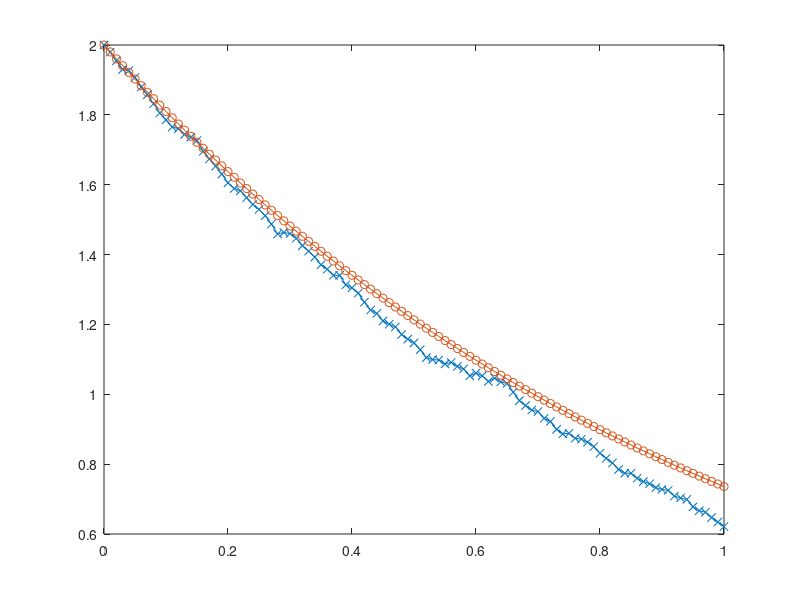

Here is the MATLAB script that generated this plot:
function MMS = euler()
  load("par.mat")
  for j = 1:n_iter
    #wiener process
    dW = sqrt(dt).*randn(1,N-1); 
    W = [0, cumsum(dW)];
    
    #euler method
    X(1) = x0;
    for n=2:N X(n) = X(n-1) + (a*X(n-1) + b).*dt + (c*X(n-1) + d).*dW(n-1); end;
    #figure(1); plot(t,X,"-x",t,x(W),"-o");
    
    normvec(j) = max(abs(X-x(W)));
    allX(j,:) = X;
    clear dW W X EXP;
  end
  
  #values for table
  Mean = mean(normvec);
  Median = median(normvec);
  Std = std(normvec);
  MMS = [Mean, Median, Std];
  
  MX = mean(allX);
  figure(2); plot(t,MX,"-x",t,mx,"-o");
end
